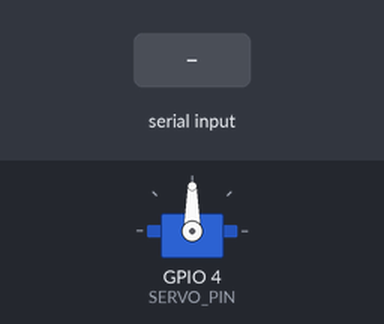
A program run on a simulated Raspberry Pi (BCM pin numbers). Parts: servo. The test bench sets the inputs (shaded band). Servo angles are drawn from the pulse width (0.5 ms = 0°, 2.5 ms = 180°); what the program prints to the terminal is not drawn.

Above: at 1.2 s.
1.3 s: "2" typed at the terminal, then Enter
At 1.7 s:
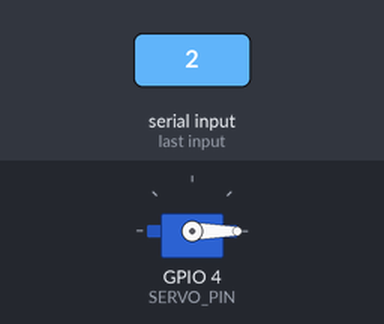
2.8 s: "3" typed at the terminal, then Enter
At 4.0 s:
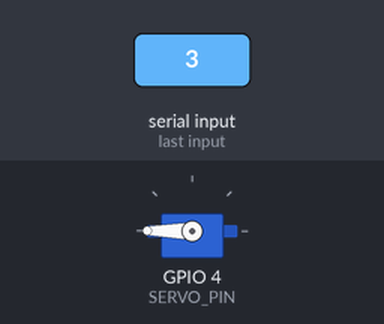
4.3 s: "1" typed at the terminal, then Enter
At 5.2 s:
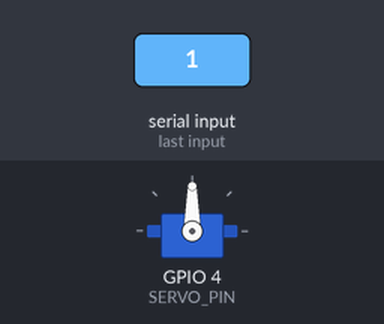
Timing chart, 0 to 7.3 s (numbered marks = the images above; inputs shaded):
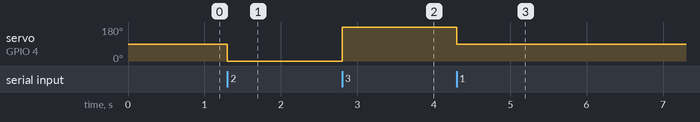

The program:

servo_motor.py
```python
import RPi.GPIO as GPIO

SERVO_PIN = 4

GPIO.setmode(GPIO.BCM)
GPIO.setup(SERVO_PIN,GPIO.OUT)

pwm = GPIO.PWM(SERVO_PIN,50)
pwm.start(7.5)

try:
    while True:
        val = input("1 : 0도, 2 : -90도, 3 : 90도, 9 : Exit > ")
        if(val == '1'): pwm.ChangeDutyCycle(7.5)
        elif(val == "2"): pwm.ChangeDutyCycle(2.5)
        elif(val == "3"): pwm.ChangeDutyCycle(12.5)
        elif (val == "9"): break
finally:
    pwm.stop()
    GPIO.cleanup()
```

Measured:
- after the input at 1.3 s, servo on GPIO 4 (SERVO_PIN): 90° → 0° at once
- after the input at 2.8 s, servo on GPIO 4 (SERVO_PIN): 0° → 180° at once
- after the input at 4.3 s, servo on GPIO 4 (SERVO_PIN): 180° → 90° at once
